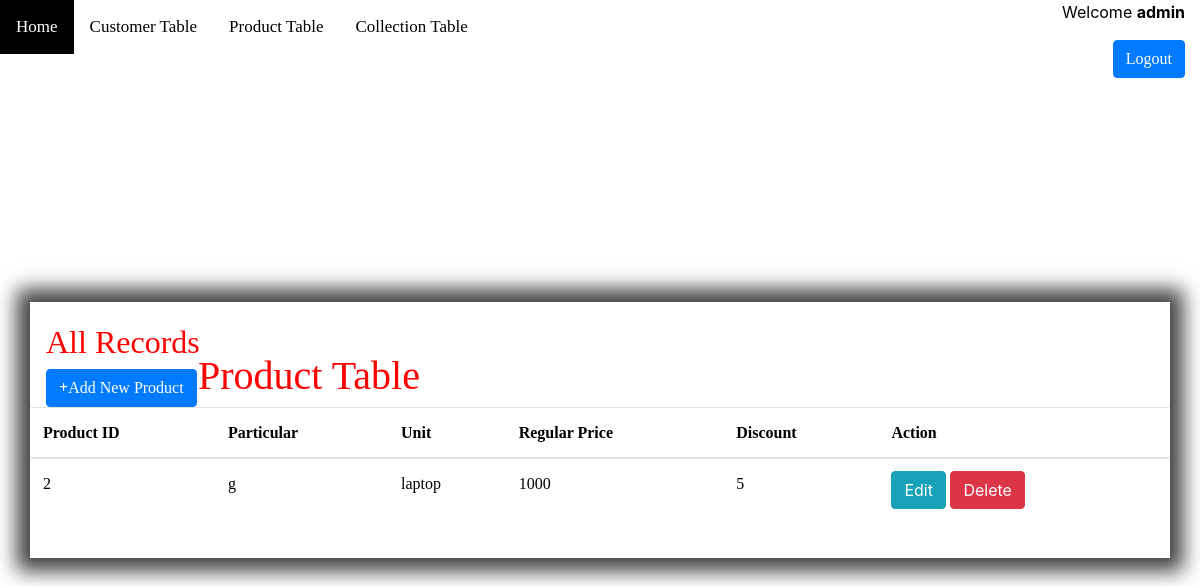
Before: /product.php (signed in) with the older database file.
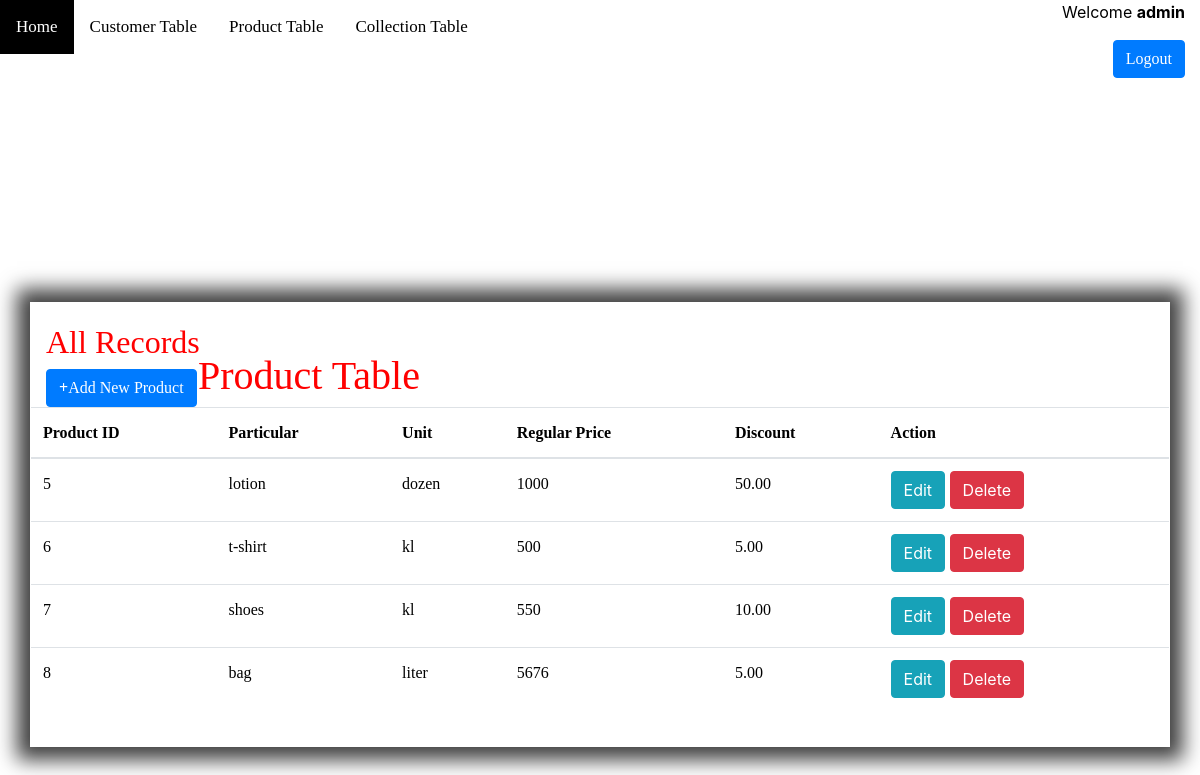
After: the same page with the newer database file.
### tables this page shows
CREATE TABLE `product` (
  `product_id` int(100) NOT NULL,
  `userid` int(100) DEFAULT NULL,
  `particular` varchar(100) DEFAULT NULL,
  `item_quantity` int(100) DEFAULT NULL,
  `unit` varchar(100) DEFAULT NULL,
  `regular_price` int(100) DEFAULT NULL,
  `discount` decimal(10,2) DEFAULT NULL
);

### product.php (the view, shortened to what this page needs)
<!DOCTYPE html>
<html>
<head>
	<link rel="stylesheet" type="text/css"	href="style.css">
	<link rel="stylesheet" href="bootstrap/css/bootstrap.min.css">
</head>
<body>
<div class="topnav">
  <a class="home" href="index.php">Home</a>
  <a href="index2.php">Customer Table</a>
  <a href="#product.php">Product Table</a>
  <a href="collection.php">Collection Table</a>
</div>
<header class="main">
    <div class="row justify-content-center">
    <h1 class="col-sm-4"></h1>
     <nav class="col-sm-8 text-right">
		 <?php if(isset($_SESSION["username"])): ?>
		     <p>Welcome <strong><?php echo $_SESSION['username']; ?></strong></p>
		     <p><a style="font-family:Stylus BT" href="login.php?logout='1'" class="btn btn-primary" style="color:white;">Logout</a></p>
		 <?php endif ?>
		</nav>
		</div>
		 </header><br><br>
		 <h1><a style="position:absolute;bottom:60%;right:65%;font-family:Broadway;color:red;">Product Table</h1></a>
<div id="main">
	<?php require_once 'process2.php';?>
	<div class="container">
	<?php
		$mysqli = new mysqli('localhost','root','','registration') or die(mysqli_error($mysqli));
		$username= $_SESSION["username"];
		$result=$mysqli->query("select id from users where username='$username'") or die($mysqli->error);
		if(@count($result)==1)
			{
			$row=$result->fetch_array();
			$userid=$row['id'];
		}
		$result = $mysqli->query("SELECT * FROM product where userid='$userid'") or die($mysqli->error);
		?>
		<h2><font style="font-family:Timesnew-Roman" color= "red"> All Records</h2></font>
		<a style="font-family:Stylus BT" href="index4.php"class="btn btn-primary"><b>+</b>Add New Product</a>
		<div class="row justify-content-center">
		<br><br><br>
			<table class="table">
				<thead>
					<tr>
						<th><a style="font-family:Broadway">Product ID</th>
						<th><a style="font-family:Broadway">Particular</th>
						<th><a style="font-family:Broadway">Unit</th>
						<th><a style="font-family:Broadway">Regular Price</th>
						<th><a style="font-family:Broadway">Discount</th>
						<th colspan="2"><a style="font-family:Broadway">Action</th>
					</tr>
				</thead>
				<?php
					while($row=$result->fetch_assoc()):?>
						<tr>
							<td><a style="font-family:Elephant;"><?php echo $row['product_id']?></td></a>
							<td><a style="font-family:Elephant;"><?php echo $row['particular']?></td></a>
							<td><a style="font-family:Elephant;"><?php echo $row['unit']?></td></a>
							<td><a style="font-family:Elephant;"><?php echo $row['regular_price']?></td></a>
							<td><a style="font-family:Elephant;"><?php echo $row['discount']?></td></a>
							<td>
								<a href="index4.php?edit=<?php echo $row['product_id'];?>"
									class="btn btn-info">Edit</a>
								<a href="process2.php?delete=<?php echo $row['product_id'];?>"
									class="btn btn-danger">Delete</a>
							</td>
						</tr>
						<?php endwhile;?>
			</table>
		</div>
</div>
</body>
</html>

Changed rows visible on the page:
removed product: product_id "2", particular "g", unit "laptop", regular_price "1000", discount "5"
added product: product_id "5", particular "lotion", unit "dozen", regular_price "1000", discount "50.00"
added product: product_id "6", particular "t-shirt", unit "kl", regular_price "500", discount "5.00"
added product: product_id "7", particular "shoes", unit "kl", regular_price "550", discount "10.00"
added product: product_id "8", particular "bag", unit "liter", regular_price "5676", discount "5.00"
